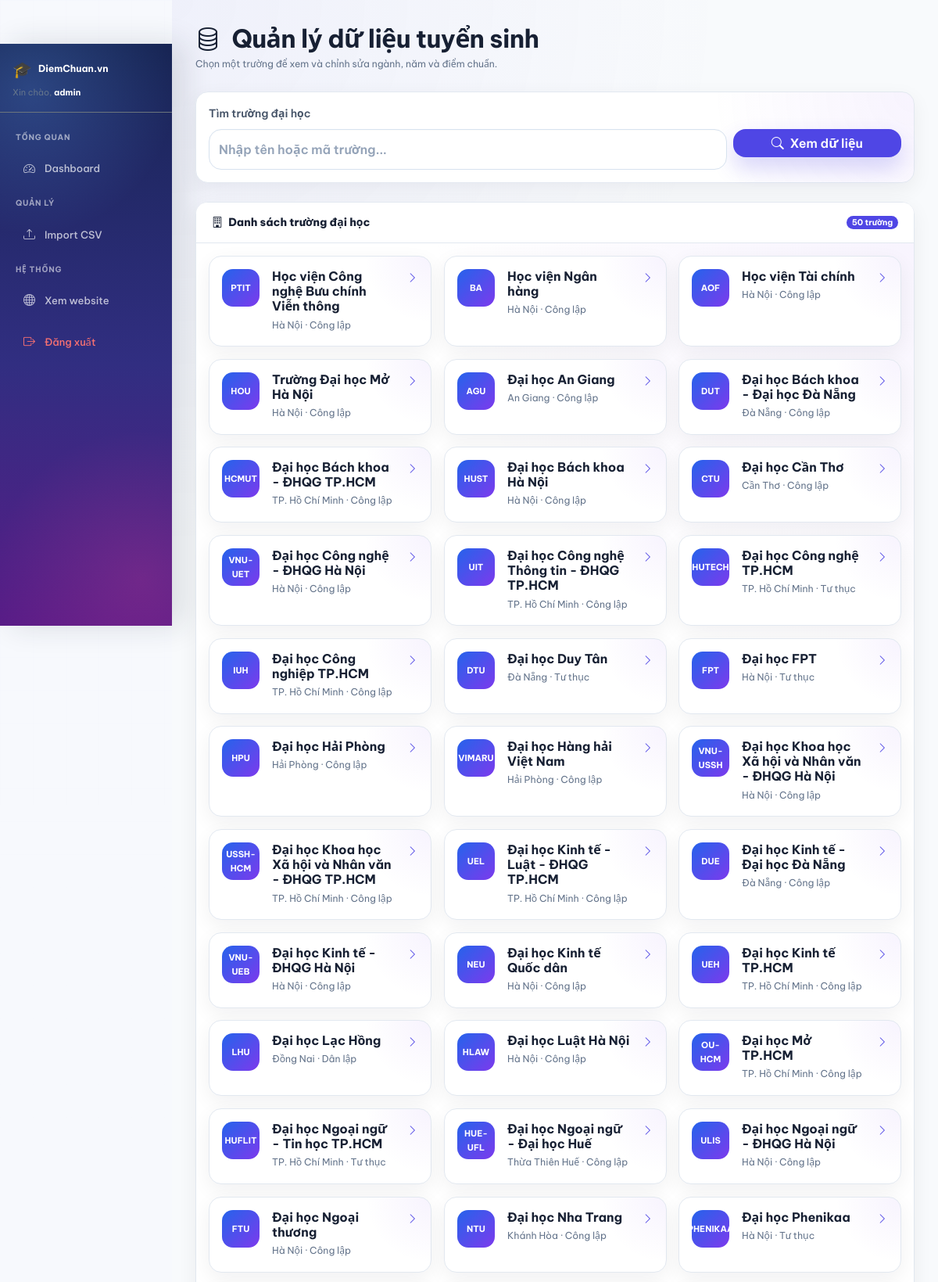
The page /admin/manage_scores.php (signed in, upper part) on the database its author committed.
### tables this page shows
CREATE TABLE `universities` (
  `university_id` int(11) NOT NULL,
  `university_name` varchar(255) NOT NULL,
  `university_code` varchar(50) DEFAULT NULL,
  `province` varchar(100) DEFAULT NULL,
  `address` varchar(255) DEFAULT NULL,
  `website` varchar(255) DEFAULT NULL,
  `description` text DEFAULT NULL,
  `school_type` varchar(50) DEFAULT NULL,
  `is_featured` tinyint(1) DEFAULT 0,
  `logo` varchar(255) DEFAULT NULL
);

### includes/functions.php (called while the page is built, shortened)
<?php
require_once __DIR__.'/config.php';
function e(string $s):string{ return htmlspecialchars($s,ENT_QUOTES,'UTF-8'); }

### includes/config.php (called while the page is built, shortened)
<?php
function url(string $path = ''): string
{
    $path = ltrim($path, '/');
    return BASE_URL . '/' . $path;
}

### admin/manage_scores.php (the view, shortened to what this page needs)
<?php
require_once '../includes/functions.php';
require_once '../includes/header.php';
$db = getDB();
$universityId = (int)($_GET['uni'] ?? $_POST['university_id'] ?? 0);
$universities = $db->query("
    SELECT
        university_id,
        university_name,
        university_code,
        province,
        school_type
    FROM universities
    ORDER BY university_name
")->fetchAll();
$selectedUniversity = null;
?>
<div class="admin-wrapper">
    <?php require_once '../includes/sidebar.php'; ?>
    <div class="admin-content">
        <div class="d-flex justify-content-between align-items-center flex-wrap gap-3 mb-4">
            <div>
                <h2 class="fw-bold mb-1">
                    <i class="bi bi-database me-2"></i>
                    Quản lý dữ liệu tuyển sinh
                </h2>
                <p class="text-muted mb-0 small">
                    Chọn một trường để xem và chỉnh sửa ngành, năm và điểm chuẩn.
                </p>
            </div>
        </div>
        <div class="card shadow-sm mb-4">
            <div class="card-body">
                <form
                    method="GET"
                    id="universitySearchForm"
                >
                    <label
                        for="universitySearch"
                        class="form-label fw-semibold"
                    >
                        Tìm trường đại học
                    </label>
                    <div class="row g-2">
                        <div class="col-lg-9 position-relative">
                            <input
                                type="text"
                                id="universitySearch"
                                class="form-control"
                                list="universityList"
                                autocomplete="off"
                                placeholder="Nhập tên hoặc mã trường..."
                                value="<?= e(
                                    $selectedUniversity['university_name'] ?? ''
                                ) ?>"
                                required
                            >
                        </div>
                        <div class="col-lg-3">
                            <button
                                type="submit"
                                class="btn btn-primary w-100"
                            >
                                <i class="bi bi-search me-1"></i>
                                Xem dữ liệu
                            </button>
                        </div>
                    </div>
                </form>
            </div>
        </div>
        <?php if ($universityId <= 0): ?>
            <div class="card shadow-sm">
                <div class="card-header d-flex justify-content-between align-items-center">
                    <div>
                        <i class="bi bi-building me-1"></i>
                        Danh sách trường đại học
                    </div>
                    <span class="badge bg-primary">
                        <?= count($universities) ?> trường
                    </span>
                </div>
                <div class="card-body">
                    <div class="row g-3">
                        <?php foreach ($universities as $university): ?>
                            <div class="col-md-6 col-xl-4">
                                <a
                                    href="<?= url(
                                        'admin/manage_scores.php?uni='
                                        . $university['university_id']
                                    ) ?>"
                                    class="card h-100 text-decoration-none university-admin-card"
                                >
                                    <div class="card-body">
                                        <div class="d-flex align-items-start gap-3">
                                            <div
                                                class="university-admin-logo"
                                            >
                                                <?= e(
                                                    !empty($university['university_code'])
                                                        ? $university['university_code']
                                                        : mb_substr(
                                                            $university['university_name'],
                                                            0,
                                                            2,
                                                            'UTF-8'
                                                        )
                                                ) ?>
                                            </div>
                                            <div class="flex-grow-1">
                                                <h6 class="fw-bold mb-1 text-dark">
                                                    <?= e($university['university_name']) ?>
                                                </h6>
                                                <div class="small text-muted">
                                                    <?= e(
                                                        $university['province'] ?? ''
                                                    ) ?>
                                                    <?php if (!empty($university['school_type'])): ?>
                                                        · <?= e($university['school_type']) ?>
                                                    <?php endif; ?>
                                                </div>
                                            </div>
                                            <i class="bi bi-chevron-right text-primary"></i>
                                        </div>
                                    </div>
                                </a>
                            </div>
                        <?php endforeach; ?>
                    </div>
                </div>
            </div>
        <?php endif; ?>
    </div>
</div>
<?php require_once '../includes/footer.php'; ?>

### admin/manage_scores.php (style rules this page uses)
.university-admin-card { color: inherit; border: 1px solid #e2e8f0; transition: transform .2s ease, box-shadow .2s ease, border-color .2s ease; }
.university-admin-logo { display: flex; align-items: center; justify-content: center; width: 48px; height: 48px; flex-shrink: 0; padding: 5px; color: #ffffff; border-radius: 14px; background: linear-gradient(135deg, #2563eb, #7c3aed); font-size: 11px; font-weight: 700; text-align: center; }

### rows shown on the page
universities: university_code "PTIT", university_name "Học viện Công nghệ Bưu chính Viễn thông", province "Hà Nội", school_type "Công lập"
universities: university_code "BA", university_name "Học viện Ngân hàng", province "Hà Nội", school_type "Công lập"
universities: university_code "AOF", university_name "Học viện Tài chính", province "Hà Nội", school_type "Công lập"
universities: university_code "HOU", university_name "Trường Đại học Mở Hà Nội", province "Hà Nội", school_type "Công lập"
universities: university_code "AGU", university_name "Đại học An Giang", province "An Giang", school_type "Công lập"
universities: university_code "DUT", university_name "Đại học Bách khoa - Đại học Đà Nẵng", province "Đà Nẵng", school_type "Công lập"
universities: university_code "HCMUT", university_name "Đại học Bách khoa - ĐHQG TP.HCM", province "TP. Hồ Chí Minh", school_type "Công lập"
universities: university_code "HUST", university_name "Đại học Bách khoa Hà Nội", province "Hà Nội", school_type "Công lập"
universities: university_code "CTU", university_name "Đại học Cần Thơ", province "Cần Thơ", school_type "Công lập"
universities: university_code "VNU-UET", university_name "Đại học Công nghệ - ĐHQG Hà Nội", province "Hà Nội", school_type "Công lập"
universities: university_code "UIT", university_name "Đại học Công nghệ Thông tin - ĐHQG TP.HCM", province "TP. Hồ Chí Minh", school_type "Công lập"
universities: university_code "HUTECH", university_name "Đại học Công nghệ TP.HCM", province "TP. Hồ Chí Minh", school_type "Tư thục"
universities: university_code "IUH", university_name "Đại học Công nghiệp TP.HCM", province "TP. Hồ Chí Minh", school_type "Công lập"
universities: university_code "DTU", university_name "Đại học Duy Tân", province "Đà Nẵng", school_type "Tư thục"
universities: university_code "FPT", university_name "Đại học FPT", province "Hà Nội", school_type "Tư thục"
universities: university_code "HPU", university_name "Đại học Hải Phòng", province "Hải Phòng", school_type "Công lập"
universities: university_code "VIMARU", university_name "Đại học Hàng hải Việt Nam", province "Hải Phòng", school_type "Công lập"
universities: university_code "VNU-USSH", university_name "Đại học Khoa học Xã hội và Nhân văn - ĐHQG Hà Nội", province "Hà Nội", school_type "Công lập"
universities: university_code "USSH-HCM", university_name "Đại học Khoa học Xã hội và Nhân văn - ĐHQG TP.HCM", province "TP. Hồ Chí Minh", school_type "Công lập"
universities: university_code "UEL", university_name "Đại học Kinh tế - Luật - ĐHQG TP.HCM", province "TP. Hồ Chí Minh", school_type "Công lập"
universities: university_code "DUE", university_name "Đại học Kinh tế - Đại học Đà Nẵng", province "Đà Nẵng", school_type "Công lập"
universities: university_code "VNU-UEB", university_name "Đại học Kinh tế - ĐHQG Hà Nội", province "Hà Nội", school_type "Công lập"
universities: university_code "NEU", university_name "Đại học Kinh tế Quốc dân", province "Hà Nội", school_type "Công lập"
universities: university_code "UEH", university_name "Đại học Kinh tế TP.HCM", province "TP. Hồ Chí Minh", school_type "Công lập"
universities: university_code "LHU", university_name "Đại học Lạc Hồng", province "Đồng Nai", school_type "Dân lập"
universities: university_code "HLAW", university_name "Đại học Luật Hà Nội", province "Hà Nội", school_type "Công lập"
universities: university_code "OU-HCM", university_name "Đại học Mở TP.HCM", province "TP. Hồ Chí Minh", school_type "Công lập"
universities: university_code "HUFLIT", university_name "Đại học Ngoại ngữ - Tin học TP.HCM", province "TP. Hồ Chí Minh", school_type "Tư thục"
universities: university_code "HUE-UFL", university_name "Đại học Ngoại ngữ - Đại học Huế", province "Thừa Thiên Huế", school_type "Công lập"
universities: university_code "ULIS", university_name "Đại học Ngoại ngữ - ĐHQG Hà Nội", province "Hà Nội", school_type "Công lập"
universities: university_code "FTU", university_name "Đại học Ngoại thương", province "Hà Nội", school_type "Công lập"
universities: university_code "NTU", university_name "Đại học Nha Trang", province "Khánh Hòa", school_type "Công lập"
universities: university_code "PHENIKAA", university_name "Đại học Phenikaa", province "Hà Nội", school_type "Tư thục"

### other values the page prints
$_SESSION['username'] "admin"
count($universities) "50"
